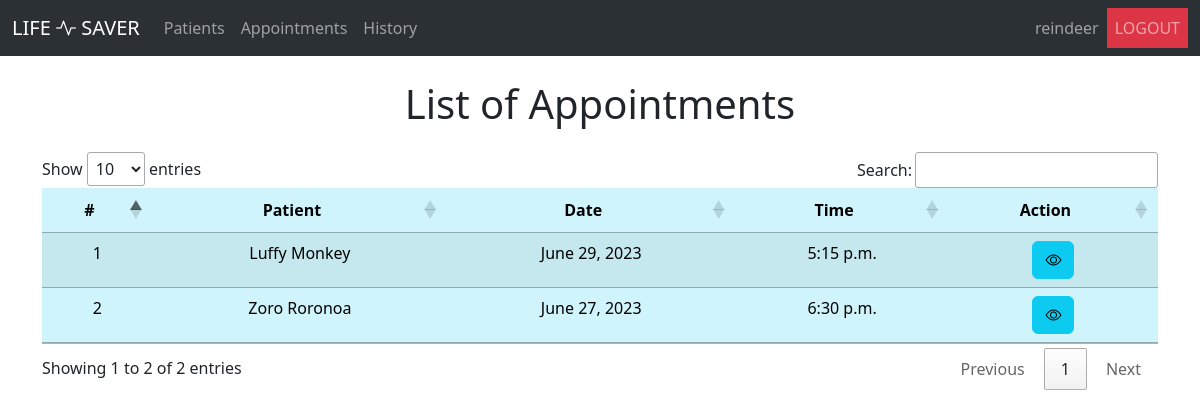
Screenshot of /doctor/appointment_history/ (signed in) with the database file from the repository.
### life_saver_user_auth/models.py (models this page shows, shortened)
class User(models.Model):
    first_name = models.CharField(max_length=30)
    last_name = models.CharField(max_length=30)
    email = models.EmailField(unique=True)
    phone = models.CharField(max_length=10)
    password = models.CharField(max_length=30)
    role = models.CharField(max_length=30)

### life_saver_appointment/models.py (models this page shows, shortened)
class Appointment(models.Model):
    doctor = models.ForeignKey(Doctor, on_delete=models.CASCADE)
    patient = models.ForeignKey(Patient, on_delete=models.CASCADE)
    date = models.DateField()
    time = models.TimeField()
    patient_remarks = models.TextField(blank=True, null=True)
    doctor_remarks = models.TextField(blank=True, null=True)
    status = models.CharField(max_length=50, default='pending')
    is_completed = models.BooleanField(default=False)
    class Meta:
        verbose_name_plural = 'Appointments'
        ordering = ['-date', '-time']

### life_saver_patient/models.py (models this page shows, shortened)
class Patient(models.Model):
    user = models.OneToOneField(User, on_delete=models.CASCADE, primary_key=True)
    blood_group = models.CharField(max_length=30)
    weight = models.IntegerField()
    height = models.IntegerField()
    age = models.IntegerField()
    is_profile_complete = models.BooleanField(default=False)

### life_saver_doctor/views.py (the view)
# urls.py: path('appointment_history/', appointment_history, name='appointment_history_doctor'),
def appointment_history(request):
    if check_session(request):
        if check_profile_completion(request):
            doctor = Doctor.objects.get(user__id=request.session['user'])
            if doctor.is_verified:
                appointments = get_completed_appointments(Appointment.objects.filter(doctor=doctor))
                return render(request, 'appointments_doctor.html', {'appointments': appointments})
            return redirect('waitlist_doctor')
    return redirect('login')

### life_saver_doctor/views.py (called while the page is built)
def check_session(request):
    if request.session.has_key('user'):
        user = User.objects.get(id=request.session['user'])
        if user.role == 'doctor':
            return True
    return False

def check_profile_completion(request):
    try:
        doctor = Doctor.objects.get(user__id=request.session['user'])
        if doctor.is_profile_complete:
            return True
        return False
    except:
        return False

def get_completed_appointments(appointments):
    appointments_completed = []
    for appointment in appointments:
        if appointment.is_completed:
            appointments_completed.append(appointment)
    return appointments_completed

### life_saver_doctor/templates/appointments_doctor.html
{% extends 'base_doctor.html' %}
{% block content %}
<div class="container">
    <h1 class="text-center my-4">List of Appointments</h1>
    <table id="myTable" class="table table-striped table-info">
        <thead>
            <tr>
                <th class="text-center">#</th>
                <th class="text-center">Patient</th>
                <th class="text-center">Date</th>
                <th class="text-center">Time</th>
                <th class="text-center">Action</th>
            </tr>
        </thead>
        <tbody>
            {% for appointment in appointments %}
            <tr class="text-center">
                <td>{{ forloop.counter }}</td>
                <td>{{ appointment.patient.user.first_name }} {{ appointment.patient.user.last_name }}
                </td>
                <td>{{ appointment.date }}</td>
                <td>{{ appointment.time }}</td>
                <td>
                    <a href="{% url 'appointment_doctor' appointment.id %}" class="btn btn-info"><i class="bi bi-eye"></i></a>
                </td>
            </tr>
            {% endfor %}
        </tbody>
    </table>
</div>
{% endblock %}

### life_saver_doctor/templates/base_doctor.html (shortened to what this page needs)
<!doctype html>
<html lang="en">
<head>
	<link href="https://cdn.jsdelivr.net/npm/bootstrap@5.3.0-alpha3/dist/css/bootstrap.min.css" rel="stylesheet"
>
	<link rel="stylesheet" href="https://cdn.jsdelivr.net/npm/bootstrap-icons@1.10.5/font/bootstrap-icons.css">
	<link rel="stylesheet" href="https://cdn.datatables.net/1.13.4/css/jquery.dataTables.css" />
</head>
<body style="height: 100vh">
	<nav class="navbar navbar-expand-lg bg-body-tertiary bg-dark" data-bs-theme="dark">
		<div class="container-fluid">
			<a class="navbar-brand" href="{% url 'index_doctor' %}">LIFE <i class="bi bi-activity"></i> SAVER</a>
			<div class="collapse navbar-collapse justify-content-between" id="navbarNav">
				<ul class="navbar-nav">
					<li class="nav-item">
						<a class="nav-link" href="{% url 'patients_doctor' %}">Patients</a>
					</li>
					<li class="nav-item">
						<a class="nav-link" href="{% url 'appointments_doctor' %}">Appointments</a>
					</li>
					<li class="nav-item">
						<a class="nav-link" href="{% url 'appointment_history_doctor' %}">History</a>
					</li>
				</ul>
				<ul class="navbar-nav">
					<li class="nav-item">
						<a class="nav-link">{{ request.session.username }}</a>
					</li>
					<li class="nav-item">
						<a class="nav-link bg-danger" href="{% url 'logout' %}">LOGOUT</a>
					</li>
				</ul>
			</div>
		</div>
	</nav>
	{% block content %}{% endblock %}
</body>
</html>

### rows the page displays
User: session.username "reindeer"
Appointment: patient.user.first_name "Luffy", patient.user.last_name "Monkey", date "June 29, 2023", time "5:15 p.m."
Appointment: patient.user.first_name "Zoro", patient.user.last_name "Roronoa", date "June 27, 2023", time "6:30 p.m."
